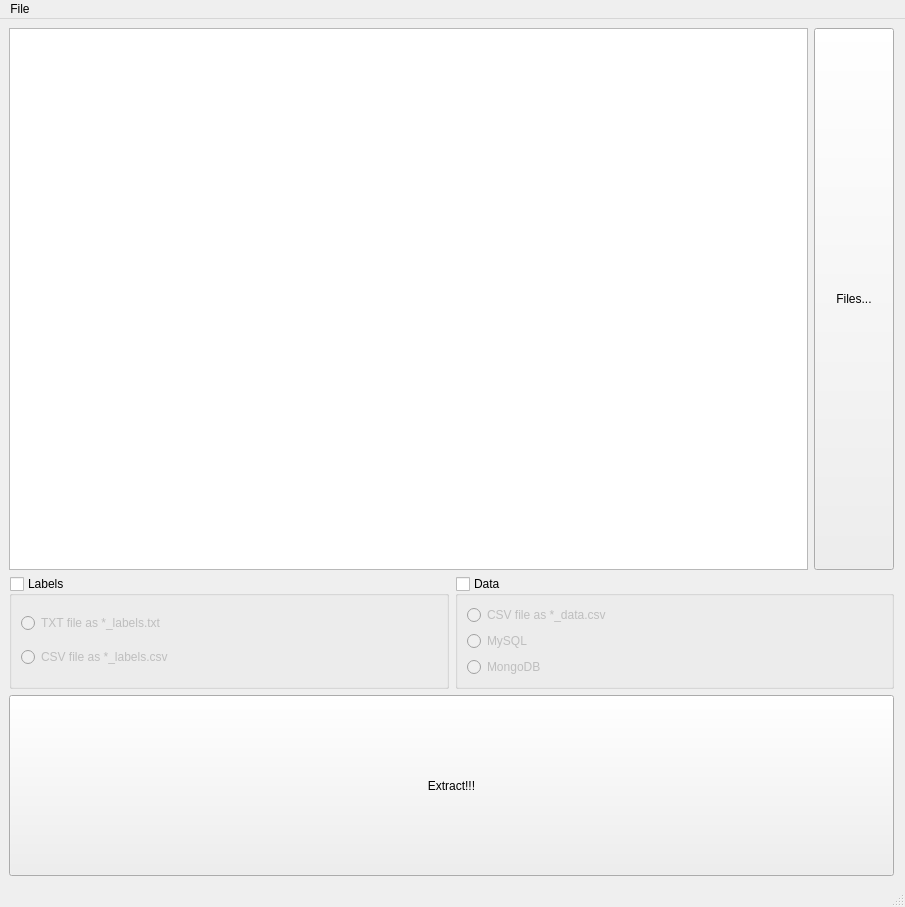
<?xml version="1.0" encoding="UTF-8"?>
<ui version="4.0">
 <class>MainWindow</class>
 <widget class="QMainWindow" name="MainWindow">
  <property name="geometry">
   <rect>
    <x>0</x>
    <y>0</y>
    <width>905</width>
    <height>907</height>
   </rect>
  </property>
  <property name="sizePolicy">
   <sizepolicy hsizetype="Preferred" vsizetype="Preferred">
    <horstretch>0</horstretch>
    <verstretch>0</verstretch>
   </sizepolicy>
  </property>
  <property name="windowTitle">
   <string>PDF Toolbox by 誠</string>
  </property>
  <property name="windowIcon">
   <iconset resource="dta_toolbox_ui.qrc">
    <normaloff>:/icon/SHIROKO-TERA.ico</normaloff>:/icon/SHIROKO-TERA.ico</iconset>
  </property>
  <widget class="QWidget" name="centralwidget">
   <property name="sizePolicy">
    <sizepolicy hsizetype="Expanding" vsizetype="Expanding">
     <horstretch>0</horstretch>
     <verstretch>0</verstretch>
    </sizepolicy>
   </property>
   <layout class="QVBoxLayout" name="verticalLayout" stretch="3,0,1">
    <property name="sizeConstraint">
     <enum>QLayout::SetDefaultConstraint</enum>
    </property>
    <property name="rightMargin">
     <number>11</number>
    </property>
    <item>
     <layout class="QHBoxLayout" name="horizontalLayout_4" stretch="1,0">
      <item>
       <widget class="QListWidget" name="listWidget_files">
        <property name="acceptDrops">
         <bool>true</bool>
        </property>
        <property name="showDropIndicator" stdset="0">
         <bool>true</bool>
        </property>
        <property name="dragEnabled">
         <bool>true</bool>
        </property>
        <property name="dragDropMode">
         <enum>QAbstractItemView::DragDrop</enum>
        </property>
        <property name="defaultDropAction">
         <enum>Qt::MoveAction</enum>
        </property>
        <property name="alternatingRowColors">
         <bool>true</bool>
        </property>
       </widget>
      </item>
      <item>
       <widget class="QPushButton" name="pushButton_files">
        <property name="sizePolicy">
         <sizepolicy hsizetype="Expanding" vsizetype="Expanding">
          <horstretch>0</horstretch>
          <verstretch>0</verstretch>
         </sizepolicy>
        </property>
        <property name="text">
         <string>Files...</string>
        </property>
       </widget>
      </item>
     </layout>
    </item>
    <item>
     <layout class="QHBoxLayout" name="horizontalLayout_2" stretch="1,1">
      <item>
       <widget class="QGroupBox" name="groupBox_labels">
        <property name="sizePolicy">
         <sizepolicy hsizetype="Preferred" vsizetype="Preferred">
          <horstretch>0</horstretch>
          <verstretch>0</verstretch>
         </sizepolicy>
        </property>
        <property name="title">
         <string>Labels</string>
        </property>
        <property name="checkable">
         <bool>true</bool>
        </property>
        <property name="checked">
         <bool>false</bool>
        </property>
        <layout class="QVBoxLayout" name="verticalLayout_2">
         <item>
          <widget class="QRadioButton" name="radioButton_labels_txt">
           <property name="text">
            <string>TXT file as *_labels.txt</string>
           </property>
           <property name="checkable">
            <bool>true</bool>
           </property>
           <property name="checked">
            <bool>false</bool>
           </property>
          </widget>
         </item>
         <item>
          <widget class="QRadioButton" name="radioButton_labels_csv">
           <property name="text">
            <string>CSV file as *_labels.csv</string>
           </property>
          </widget>
         </item>
        </layout>
       </widget>
      </item>
      <item>
       <widget class="QGroupBox" name="groupBox_data">
        <property name="title">
         <string>Data</string>
        </property>
        <property name="checkable">
         <bool>true</bool>
        </property>
        <property name="checked">
         <bool>false</bool>
        </property>
        <layout class="QVBoxLayout" name="verticalLayout_3" stretch="0,0,0">
         <item>
          <widget class="QRadioButton" name="radioButton_data_csv">
           <property name="text">
            <string>CSV file as *_data.csv</string>
           </property>
           <property name="checkable">
            <bool>true</bool>
           </property>
           <property name="checked">
            <bool>false</bool>
           </property>
          </widget>
         </item>
         <item>
          <widget class="QRadioButton" name="radioButton_data_mysql">
           <property name="text">
            <string>MySQL</string>
           </property>
          </widget>
         </item>
         <item>
          <widget class="QRadioButton" name="radioButton_data_mongodb">
           <property name="text">
            <string>MongoDB</string>
           </property>
          </widget>
         </item>
        </layout>
       </widget>
      </item>
     </layout>
    </item>
    <item>
     <widget class="QPushButton" name="pushButton_extract">
      <property name="sizePolicy">
       <sizepolicy hsizetype="Expanding" vsizetype="Expanding">
        <horstretch>0</horstretch>
        <verstretch>0</verstretch>
       </sizepolicy>
      </property>
      <property name="text">
       <string>Extract!!!</string>
      </property>
     </widget>
    </item>
   </layout>
  </widget>
  <widget class="QMenuBar" name="menubar">
   <property name="geometry">
    <rect>
     <x>0</x>
     <y>0</y>
     <width>905</width>
     <height>26</height>
    </rect>
   </property>
   <widget class="QMenu" name="menuFile">
    <property name="title">
     <string>File</string>
    </property>
    <addaction name="actionQuit"/>
   </widget>
   <addaction name="menuFile"/>
  </widget>
  <widget class="QStatusBar" name="statusbar"/>
  <action name="actionQuit">
   <property name="text">
    <string>Quit</string>
   </property>
  </action>
 </widget>
 <resources>
  <include location="dta_toolbox_ui.qrc"/>
 </resources>
 <connections/>
</ui>
